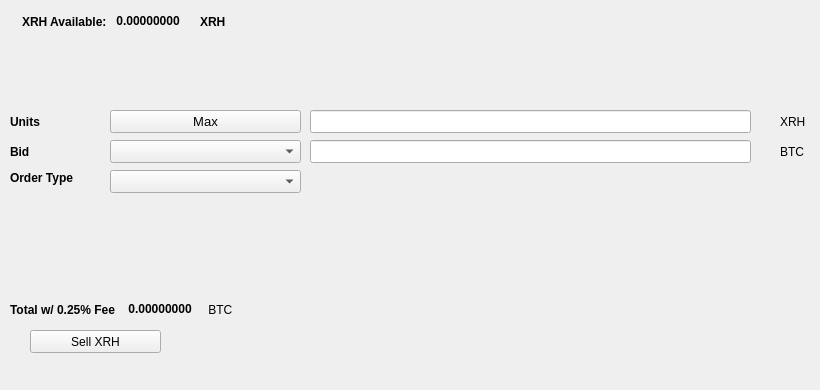
   <widget class="QWidget" name="SellTab">
    <attribute name="title">
     <string>Sell</string>
    </attribute>
    <widget class="QLabel" name="label_16">
     <property name="geometry">
      <rect>
       <x>780</x>
       <y>140</y>
       <width>31</width>
       <height>23</height>
      </rect>
     </property>
     <property name="text">
      <string>BTC</string>
     </property>
    </widget>
    <widget class="QComboBox" name="SellBidcomboBox">
     <property name="geometry">
      <rect>
       <x>110</x>
       <y>140</y>
       <width>191</width>
       <height>23</height>
      </rect>
     </property>
     <property name="font">
      <font>
       <pointsize>10</pointsize>
      </font>
     </property>
    </widget>
    <widget class="QLabel" name="label_18">
     <property name="geometry">
      <rect>
       <x>10</x>
       <y>110</y>
       <width>46</width>
       <height>23</height>
      </rect>
     </property>
     <property name="font">
      <font>
       <weight>75</weight>
       <bold>true</bold>
      </font>
     </property>
     <property name="text">
      <string>Units</string>
     </property>
    </widget>
    <widget class="QPushButton" name="Sell_Max_Amount">
     <property name="geometry">
      <rect>
       <x>110</x>
       <y>110</y>
       <width>191</width>
       <height>23</height>
      </rect>
     </property>
     <property name="font">
      <font>
       <pointsize>10</pointsize>
      </font>
     </property>
     <property name="text">
      <string>Max</string>
     </property>
    </widget>
    <widget class="QLabel" name="label_20">
     <property name="geometry">
      <rect>
       <x>10</x>
       <y>170</y>
       <width>91</width>
       <height>16</height>
      </rect>
     </property>
     <property name="font">
      <font>
       <weight>75</weight>
       <bold>true</bold>
      </font>
     </property>
     <property name="text">
      <string>Order Type</string>
     </property>
    </widget>
    <widget class="QComboBox" name="SellOrdertypeCombo">
     <property name="geometry">
      <rect>
       <x>110</x>
       <y>170</y>
       <width>191</width>
       <height>23</height>
      </rect>
     </property>
     <property name="font">
      <font>
       <pointsize>10</pointsize>
      </font>
     </property>
    </widget>
    <widget class="QLabel" name="label_21">
     <property name="geometry">
      <rect>
       <x>10</x>
       <y>140</y>
       <width>46</width>
       <height>23</height>
      </rect>
     </property>
     <property name="font">
      <font>
       <weight>75</weight>
       <bold>true</bold>
      </font>
     </property>
     <property name="text">
      <string>Bid</string>
     </property>
    </widget>
    <widget class="QLabel" name="label_22">
     <property name="geometry">
      <rect>
       <x>780</x>
       <y>110</y>
       <width>31</width>
       <height>23</height>
      </rect>
     </property>
     <property name="text">
      <string>XRH</string>
     </property>
    </widget>
    <widget class="QLineEdit" name="UnitsInputXRH">
     <property name="geometry">
      <rect>
       <x>310</x>
       <y>110</y>
       <width>441</width>
       <height>23</height>
      </rect>
     </property>
     <property name="font">
      <font>
       <pointsize>9</pointsize>
       <weight>75</weight>
       <bold>true</bold>
      </font>
     </property>
    </widget>
    <widget class="QLineEdit" name="SellBidPriceEdit">
     <property name="geometry">
      <rect>
       <x>310</x>
       <y>140</y>
       <width>441</width>
       <height>23</height>
      </rect>
     </property>
     <property name="font">
      <font>
       <pointsize>9</pointsize>
       <weight>75</weight>
       <bold>true</bold>
      </font>
     </property>
    </widget>
    <widget class="QPushButton" name="SellXRHBTN">
     <property name="geometry">
      <rect>
       <x>30</x>
       <y>330</y>
       <width>131</width>
       <height>23</height>
      </rect>
     </property>
     <property name="text">
      <string>Sell XRH</string>
     </property>
     <property name="icon">
      <iconset resource="../Rhenium">
       <normaloff>:/icons/bitcoin</normaloff>:/icons/bitcoin</iconset>
     </property>
    </widget>
    <widget class="QWidget" name="layoutWidget3">
     <property name="geometry">
      <rect>
       <x>22</x>
       <y>12</y>
       <width>258</width>
       <height>19</height>
      </rect>
     </property>
     <layout class="QHBoxLayout" name="horizontalLayout">
      <item>
       <widget class="QLabel" name="label232_2">
        <property name="font">
         <font>
          <weight>75</weight>
          <bold>true</bold>
         </font>
        </property>
        <property name="text">
         <string>XRH Available:</string>
        </property>
       </widget>
      </item>
      <item>
       <widget class="QLabel" name="XRHAvailableLabel">
        <property name="palette">
         <palette>
          <active>
           <colorrole role="WindowText">
            <brush brushstyle="SolidPattern">
             <color alpha="255">
              <red>0</red>
              <green>0</green>
              <blue>0</blue>
             </color>
            </brush>
           </colorrole>
           <colorrole role="Button">
            <brush brushstyle="SolidPattern">
             <color alpha="255">
              <red>0</red>
              <green>170</green>
              <blue>0</blue>
             </color>
            </brush>
           </colorrole>
           <colorrole role="Light">
            <brush brushstyle="SolidPattern">
             <color alpha="255">
              <red>0</red>
              <green>255</green>
              <blue>0</blue>
             </color>
            </brush>
           </colorrole>
           <colorrole role="Midlight">
            <brush brushstyle="SolidPattern">
             <color alpha="255">
              <red>0</red>
              <green>212</green>
              <blue>0</blue>
             </color>
            </brush>
           </colorrole>
           <colorrole role="Dark">
            <brush brushstyle="SolidPattern">
             <color alpha="255">
              <red>0</red>
              <green>85</green>
              <blue>0</blue>
             </color>
            </brush>
           </colorrole>
           <colorrole role="Mid">
            <brush brushstyle="SolidPattern">
             <color alpha="255">
              <red>0</red>
              <green>113</green>
              <blue>0</blue>
             </color>
            </brush>
           </colorrole>
           <colorrole role="Text">
            <brush brushstyle="SolidPattern">
             <color alpha="255">
              <red>0</red>
              <green>170</green>
              <blue>0</blue>
             </color>
            </brush>
           </colorrole>
           <colorrole role="BrightText">
            <brush brushstyle="SolidPattern">
             <color alpha="255">
              <red>255</red>
              <green>255</green>
              <blue>255</blue>
             </color>
            </brush>
           </colorrole>
           <colorrole role="ButtonText">
            <brush brushstyle="SolidPattern">
             <color alpha="255">
              <red>0</red>
              <green>0</green>
              <blue>0</blue>
             </color>
            </brush>
           </colorrole>
           <colorrole role="Base">
            <brush brushstyle="SolidPattern">
             <color alpha="255">
              <red>255</red>
              <green>255</green>
              <blue>255</blue>
             </color>
            </brush>
           </colorrole>
           <colorrole role="Window">
            <brush brushstyle="SolidPattern">
             <color alpha="255">
              <red>0</red>
              <green>170</green>
              <blue>0</blue>
             </color>
            </brush>
           </colorrole>
           <colorrole role="Shadow">
            <brush brushstyle="SolidPattern">
             <color alpha="255">
              <red>0</red>
              <green>0</green>
              <blue>0</blue>
             </color>
            </brush>
           </colorrole>
           <colorrole role="AlternateBase">
            <brush brushstyle="SolidPattern">
             <color alpha="255">
              <red>127</red>
              <green>212</green>
              <blue>127</blue>
             </color>
            </brush>
           </colorrole>
           <colorrole role="ToolTipBase">
            <brush brushstyle="SolidPattern">
             <color alpha="255">
              <red>255</red>
              <green>255</green>
              <blue>220</blue>
             </color>
            </brush>
           </colorrole>
           <colorrole role="ToolTipText">
            <brush brushstyle="SolidPattern">
             <color alpha="255">
              <red>0</red>
              <green>0</green>
              <blue>0</blue>
             </color>
            </brush>
           </colorrole>
          </active>
          <inactive>
           <colorrole role="WindowText">
            <brush brushstyle="SolidPattern">
             <color alpha="255">
              <red>0</red>
              <green>0</green>
              <blue>0</blue>
             </color>
            </brush>
           </colorrole>
           <colorrole role="Button">
            <brush brushstyle="SolidPattern">
             <color alpha="255">
              <red>0</red>
              <green>170</green>
              <blue>0</blue>
             </color>
            </brush>
           </colorrole>
           <colorrole role="Light">
            <brush brushstyle="SolidPattern">
             <color alpha="255">
              <red>0</red>
              <green>255</green>
              <blue>0</blue>
             </color>
            </brush>
           </colorrole>
           <colorrole role="Midlight">
            <brush brushstyle="SolidPattern">
             <color alpha="255">
              <red>0</red>
              <green>212</green>
              <blue>0</blue>
             </color>
            </brush>
           </colorrole>
           <colorrole role="Dark">
            <brush brushstyle="SolidPattern">
             <color alpha="255">
              <red>0</red>
              <green>85</green>
              <blue>0</blue>
             </color>
            </brush>
           </colorrole>
           <colorrole role="Mid">
            <brush brushstyle="SolidPattern">
             <color alpha="255">
              <red>0</red>
              <green>113</green>
              <blue>0</blue>
             </color>
            </brush>
           </colorrole>
           <colorrole role="Text">
            <brush brushstyle="SolidPattern">
             <color alpha="255">
              <red>0</red>
              <green>170</green>
              <blue>0</blue>
             </color>
            </brush>
           </colorrole>
           <colorrole role="BrightText">
            <brush brushstyle="SolidPattern">
             <color alpha="255">
              <red>255</red>
              <green>255</green>
              <blue>255</blue>
             </color>
            </brush>
           </colorrole>
           <colorrole role="ButtonText">
            <brush brushstyle="SolidPattern">
             <color alpha="255">
              <red>0</red>
              <green>0</green>
              <blue>0</blue>
             </color>
            </brush>
           </colorrole>
           <colorrole role="Base">
            <brush brushstyle="SolidPattern">
             <color alpha="255">
              <red>255</red>
              <green>255</green>
              <blue>255</blue>
             </color>
            </brush>
           </colorrole>
           <colorrole role="Window">
            <brush brushstyle="SolidPattern">
             <color alpha="255">
              <red>0</red>
              <green>170</green>
              <blue>0</blue>
             </color>
            </brush>
           </colorrole>
           <colorrole role="Shadow">
            <brush brushstyle="SolidPattern">
             <color alpha="255">
              <red>0</red>
              <green>0</green>
              <blue>0</blue>
             </color>
            </brush>
           </colorrole>
           <colorrole role="AlternateBase">
            <brush brushstyle="SolidPattern">
             <color alpha="255">
              <red>127</red>
              <green>212</green>
              <blue>127</blue>
             </color>
            </brush>
           </colorrole>
           <colorrole role="ToolTipBase">
            <brush brushstyle="SolidPattern">
             <color alpha="255">
              <red>255</red>
              <green>255</green>
              <blue>220</blue>
             </color>
            </brush>
           </colorrole>
           <colorrole role="ToolTipText">
            <brush brushstyle="SolidPattern">
             <color alpha="255">
              <red>0</red>
              <green>0</green>
              <blue>0</blue>
             </color>
            </brush>
           </colorrole>
          </inactive>
          <disabled>
           <colorrole role="WindowText">
            <brush brushstyle="SolidPattern">
             <color alpha="255">
              <red>0</red>
              <green>85</green>
              <blue>0</blue>
             </color>
            </brush>
           </colorrole>
           <colorrole role="Button">
            <brush brushstyle="SolidPattern">
             <color alpha="255">
              <red>0</red>
              <green>170</green>
              <blue>0</blue>
             </color>
            </brush>
           </colorrole>
           <colorrole role="Light">
            <brush brushstyle="SolidPattern">
             <color alpha="255">
              <red>0</red>
              <green>255</green>
              <blue>0</blue>
             </color>
            </brush>
           </colorrole>
           <colorrole role="Midlight">
            <brush brushstyle="SolidPattern">
             <color alpha="255">
              <red>0</red>
              <green>212</green>
              <blue>0</blue>
             </color>
            </brush>
           </colorrole>
           <colorrole role="Dark">
            <brush brushstyle="SolidPattern">
             <color alpha="255">
              <red>0</red>
              <green>85</green>
              <blue>0</blue>
             </color>
            </brush>
           </colorrole>
           <colorrole role="Mid">
            <brush brushstyle="SolidPattern">
             <color alpha="255">
              <red>0</red>
              <green>113</green>
              <blue>0</blue>
             </color>
            </brush>
           </colorrole>
           <colorrole role="Text">
            <brush brushstyle="SolidPattern">
             <color alpha="255">
              <red>0</red>
              <green>85</green>
              <blue>0</blue>
             </color>
            </brush>
           </colorrole>
           <colorrole role="BrightText">
            <brush brushstyle="SolidPattern">
             <color alpha="255">
              <red>255</red>
              <green>255</green>
              <blue>255</blue>
             </color>
            </brush>
           </colorrole>
           <colorrole role="ButtonText">
            <brush brushstyle="SolidPattern">
             <color alpha="255">
              <red>0</red>
              <green>85</green>
              <blue>0</blue>
             </color>
            </brush>
           </colorrole>
           <colorrole role="Base">
            <brush brushstyle="SolidPattern">
             <color alpha="255">
              <red>0</red>
              <green>170</green>
              <blue>0</blue>
             </color>
            </brush>
           </colorrole>
           <colorrole role="Window">
            <brush brushstyle="SolidPattern">
             <color alpha="255">
              <red>0</red>
              <green>170</green>
              <blue>0</blue>
             </color>
            </brush>
           </colorrole>
           <colorrole role="Shadow">
            <brush brushstyle="SolidPattern">
             <color alpha="255">
              <red>0</red>
              <green>0</green>
              <blue>0</blue>
             </color>
            </brush>
           </colorrole>
           <colorrole role="AlternateBase">
            <brush brushstyle="SolidPattern">
             <color alpha="255">
              <red>0</red>
              <green>170</green>
              <blue>0</blue>
             </color>
            </brush>
           </colorrole>
           <colorrole role="ToolTipBase">
            <brush brushstyle="SolidPattern">
             <color alpha="255">
              <red>255</red>
              <green>255</green>
              <blue>220</blue>
             </color>
            </brush>
           </colorrole>
           <colorrole role="ToolTipText">
            <brush brushstyle="SolidPattern">
             <color alpha="255">
              <red>0</red>
              <green>0</green>
              <blue>0</blue>
             </color>
            </brush>
           </colorrole>
          </disabled>
         </palette>
        </property>
        <property name="font">
         <font>
          <weight>75</weight>
          <bold>true</bold>
         </font>
        </property>
        <property name="text">
         <string> 0.00000000 </string>
        </property>
        <property name="textInteractionFlags">
         <set>Qt::LinksAccessibleByMouse|Qt::TextSelectableByKeyboard|Qt::TextSelectableByMouse</set>
        </property>
       </widget>
      </item>
      <item>
       <widget class="QLabel" name="labelXRH">
        <property name="font">
         <font>
          <weight>75</weight>
          <bold>true</bold>
         </font>
        </property>
        <property name="text">
         <string>XRH</string>
        </property>
       </widget>
      </item>
     </layout>
    </widget>
    <widget class="QWidget" name="layoutWidget">
     <property name="geometry">
      <rect>
       <x>10</x>
       <y>300</y>
       <width>268</width>
       <height>19</height>
      </rect>
     </property>
     <layout class="QHBoxLayout" name="horizontalLayout_2">
      <item>
       <widget class="QLabel" name="label_19">
        <property name="font">
         <font>
          <weight>75</weight>
          <bold>true</bold>
         </font>
        </property>
        <property name="text">
         <string>Total w/ 0.25% Fee </string>
        </property>
       </widget>
      </item>
      <item>
       <widget class="QLabel" name="SellCostLabel">
        <property name="palette">
         <palette>
          <active>
           <colorrole role="WindowText">
            <brush brushstyle="SolidPattern">
             <color alpha="255">
              <red>0</red>
              <green>0</green>
              <blue>0</blue>
             </color>
            </brush>
           </colorrole>
           <colorrole role="Button">
            <brush brushstyle="SolidPattern">
             <color alpha="255">
              <red>0</red>
              <green>170</green>
              <blue>0</blue>
             </color>
            </brush>
           </colorrole>
           <colorrole role="Light">
            <brush brushstyle="SolidPattern">
             <color alpha="255">
              <red>0</red>
              <green>255</green>
              <blue>0</blue>
             </color>
            </brush>
           </colorrole>
           <colorrole role="Midlight">
            <brush brushstyle="SolidPattern">
             <color alpha="255">
              <red>0</red>
              <green>212</green>
              <blue>0</blue>
             </color>
            </brush>
           </colorrole>
           <colorrole role="Dark">
            <brush brushstyle="SolidPattern">
             <color alpha="255">
              <red>0</red>
              <green>85</green>
              <blue>0</blue>
             </color>
            </brush>
           </colorrole>
           <colorrole role="Mid">
            <brush brushstyle="SolidPattern">
             <color alpha="255">
              <red>0</red>
              <green>113</green>
              <blue>0</blue>
             </color>
            </brush>
           </colorrole>
           <colorrole role="Text">
            <brush brushstyle="SolidPattern">
             <color alpha="255">
              <red>0</red>
              <green>170</green>
              <blue>0</blue>
             </color>
            </brush>
           </colorrole>
           <colorrole role="BrightText">
            <brush brushstyle="SolidPattern">
             <color alpha="255">
              <red>255</red>
              <green>255</green>
              <blue>255</blue>
             </color>
            </brush>
           </colorrole>
           <colorrole role="ButtonText">
            <brush brushstyle="SolidPattern">
             <color alpha="255">
              <red>0</red>
              <green>0</green>
              <blue>0</blue>
             </color>
            </brush>
           </colorrole>
           <colorrole role="Base">
            <brush brushstyle="SolidPattern">
             <color alpha="255">
              <red>255</red>
              <green>255</green>
              <blue>255</blue>
             </color>
            </brush>
           </colorrole>
           <colorrole role="Window">
            <brush brushstyle="SolidPattern">
             <color alpha="255">
              <red>0</red>
              <green>170</green>
              <blue>0</blue>
             </color>
            </brush>
           </colorrole>
           <colorrole role="Shadow">
            <brush brushstyle="SolidPattern">
             <color alpha="255">
              <red>0</red>
              <green>0</green>
              <blue>0</blue>
             </color>
            </brush>
           </colorrole>
           <colorrole role="AlternateBase">
            <brush brushstyle="SolidPattern">
             <color alpha="255">
              <red>127</red>
              <green>212</green>
              <blue>127</blue>
             </color>
            </brush>
           </colorrole>
           <colorrole role="ToolTipBase">
            <brush brushstyle="SolidPattern">
             <color alpha="255">
              <red>255</red>
              <green>255</green>
              <blue>220</blue>
             </color>
            </brush>
           </colorrole>
           <colorrole role="ToolTipText">
            <brush brushstyle="SolidPattern">
             <color alpha="255">
              <red>0</red>
              <green>0</green>
              <blue>0</blue>
             </color>
            </brush>
           </colorrole>
          </active>
          <inactive>
           <colorrole role="WindowText">
            <brush brushstyle="SolidPattern">
             <color alpha="255">
              <red>0</red>
              <green>0</green>
              <blue>0</blue>
             </color>
            </brush>
           </colorrole>
           <colorrole role="Button">
            <brush brushstyle="SolidPattern">
             <color alpha="255">
              <red>0</red>
              <green>170</green>
              <blue>0</blue>
             </color>
            </brush>
           </colorrole>
           <colorrole role="Light">
            <brush brushstyle="SolidPattern">
             <color alpha="255">
              <red>0</red>
              <green>255</green>
              <blue>0</blue>
             </color>
            </brush>
           </colorrole>
           <colorrole role="Midlight">
            <brush brushstyle="SolidPattern">
             <color alpha="255">
              <red>0</red>
              <green>212</green>
              <blue>0</blue>
             </color>
            </brush>
           </colorrole>
           <colorrole role="Dark">
            <brush brushstyle="SolidPattern">
             <color alpha="255">
              <red>0</red>
              <green>85</green>
              <blue>0</blue>
             </color>
            </brush>
           </colorrole>
           <colorrole role="Mid">
            <brush brushstyle="SolidPattern">
             <color alpha="255">
              <red>0</red>
              <green>113</green>
              <blue>0</blue>
             </color>
            </brush>
           </colorrole>
           <colorrole role="Text">
            <brush brushstyle="SolidPattern">
             <color alpha="255">
              <red>0</red>
              <green>170</green>
              <blue>0</blue>
             </color>
            </brush>
           </colorrole>
           <colorrole role="BrightText">
            <brush brushstyle="SolidPattern">
             <color alpha="255">
              <red>255</red>
              <green>255</green>
              <blue>255</blue>
             </color>
            </brush>
           </colorrole>
           <colorrole role="ButtonText">
            <brush brushstyle="SolidPattern">
             <color alpha="255">
              <red>0</red>
              <green>0</green>
              <blue>0</blue>
             </color>
            </brush>
           </colorrole>
           <colorrole role="Base">
            <brush brushstyle="SolidPattern">
             <color alpha="255">
              <red>255</red>
              <green>255</green>
              <blue>255</blue>
             </color>
            </brush>
           </colorrole>
           <colorrole role="Window">
            <brush brushstyle="SolidPattern">
             <color alpha="255">
              <red>0</red>
              <green>170</green>
              <blue>0</blue>
             </color>
            </brush>
           </colorrole>
           <colorrole role="Shadow">
            <brush brushstyle="SolidPattern">
             <color alpha="255">
              <red>0</red>
              <green>0</green>
              <blue>0</blue>
             </color>
            </brush>
           </colorrole>
           <colorrole role="AlternateBase">
            <brush brushstyle="SolidPattern">
             <color alpha="255">
              <red>127</red>
              <green>212</green>
              <blue>127</blue>
             </color>
            </brush>
           </colorrole>
           <colorrole role="ToolTipBase">
            <brush brushstyle="SolidPattern">
             <color alpha="255">
              <red>255</red>
              <green>255</green>
              <blue>220</blue>
             </color>
            </brush>
           </colorrole>
           <colorrole role="ToolTipText">
            <brush brushstyle="SolidPattern">
             <color alpha="255">
              <red>0</red>
              <green>0</green>
              <blue>0</blue>
             </color>
            </brush>
           </colorrole>
          </inactive>
          <disabled>
           <colorrole role="WindowText">
            <brush brushstyle="SolidPattern">
             <color alpha="255">
              <red>0</red>
              <green>85</green>
              <blue>0</blue>
             </color>
            </brush>
           </colorrole>
           <colorrole role="Button">
            <brush brushstyle="SolidPattern">
             <color alpha="255">
              <red>0</red>
              <green>170</green>
              <blue>0</blue>
             </color>
            </brush>
           </colorrole>
           <colorrole role="Light">
            <brush brushstyle="SolidPattern">
             <color alpha="255">
              <red>0</red>
              <green>255</green>
              <blue>0</blue>
             </color>
            </brush>
           </colorrole>
           <colorrole role="Midlight">
            <brush brushstyle="SolidPattern">
             <color alpha="255">
              <red>0</red>
              <green>212</green>
              <blue>0</blue>
             </color>
            </brush>
           </colorrole>
           <colorrole role="Dark">
            <brush brushstyle="SolidPattern">
             <color alpha="255">
              <red>0</red>
              <green>85</green>
              <blue>0</blue>
             </color>
            </brush>
           </colorrole>
           <colorrole role="Mid">
            <brush brushstyle="SolidPattern">
             <color alpha="255">
              <red>0</red>
              <green>113</green>
              <blue>0</blue>
             </color>
            </brush>
           </colorrole>
           <colorrole role="Text">
            <brush brushstyle="SolidPattern">
             <color alpha="255">
              <red>0</red>
              <green>85</green>
              <blue>0</blue>
             </color>
            </brush>
           </colorrole>
           <colorrole role="BrightText">
            <brush brushstyle="SolidPattern">
             <color alpha="255">
              <red>255</red>
              <green>255</green>
              <blue>255</blue>
             </color>
            </brush>
           </colorrole>
           <colorrole role="ButtonText">
            <brush brushstyle="SolidPattern">
             <color alpha="255">
              <red>0</red>
              <green>85</green>
              <blue>0</blue>
             </color>
            </brush>
           </colorrole>
           <colorrole role="Base">
            <brush brushstyle="SolidPattern">
             <color alpha="255">
              <red>0</red>
              <green>170</green>
              <blue>0</blue>
             </color>
            </brush>
           </colorrole>
           <colorrole role="Window">
            <brush brushstyle="SolidPattern">
             <color alpha="255">
              <red>0</red>
              <green>170</green>
              <blue>0</blue>
             </color>
            </brush>
           </colorrole>
           <colorrole role="Shadow">
            <brush brushstyle="SolidPattern">
             <color alpha="255">
              <red>0</red>
              <green>0</green>
              <blue>0</blue>
             </color>
            </brush>
           </colorrole>
           <colorrole role="AlternateBase">
            <brush brushstyle="SolidPattern">
             <color alpha="255">
              <red>0</red>
              <green>170</green>
              <blue>0</blue>
             </color>
            </brush>
           </colorrole>
           <colorrole role="ToolTipBase">
            <brush brushstyle="SolidPattern">
             <color alpha="255">
              <red>255</red>
              <green>255</green>
              <blue>220</blue>
             </color>
            </brush>
           </colorrole>
           <colorrole role="ToolTipText">
            <brush brushstyle="SolidPattern">
             <color alpha="255">
              <red>0</red>
              <green>0</green>
              <blue>0</blue>
             </color>
            </brush>
           </colorrole>
          </disabled>
         </palette>
        </property>
        <property name="font">
         <font>
          <weight>75</weight>
          <bold>true</bold>
         </font>
        </property>
        <property name="autoFillBackground">
         <bool>false</bool>
        </property>
        <property name="text">
         <string> 0.00000000</string>
        </property>
        <property name="textInteractionFlags">
         <set>Qt::LinksAccessibleByMouse|Qt::TextSelectableByMouse</set>
        </property>
       </widget>
      </item>
      <item>
       <widget class="QLabel" name="label_17">
        <property name="font">
         <font>
          <weight>50</weight>
          <bold>false</bold>
         </font>
        </property>
        <property name="text">
         <string> BTC</string>
        </property>
       </widget>
      </item>
     </layout>
    </widget>
    <widget class="QLabel" name="label_23">
     <property name="geometry">
      <rect>
       <x>460</x>
       <y>300</y>
       <width>281</width>
       <height>81</height>
      </rect>
     </property>
     <property name="text">
      <string/>
     </property>
     <property name="pixmap">
      <pixmap>:/images/bittrex</pixmap>
     </property>
    </widget>
   </widget>
